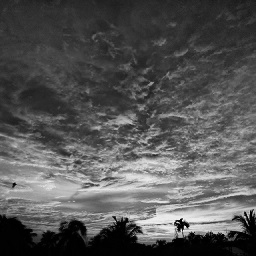
%> input picture Lab/test2.jpg, 256 x 256 px
$ octave Lab1_1.m   (GNU Octave 9; MATLAB toolbox functions it lacks are replaced by stand-ins)
%> lines starting %> are read from the running program, lines starting %| are printed output that depends on the picture
x=imread('test2.jpg');
%> x is the input picture: size 256x256x3 uint8; min 0, max 246, mean 85
gray_x=rgb2gray(x);

double_x=im2double(gray_x);

o1 = 2*(log(1+double_x));
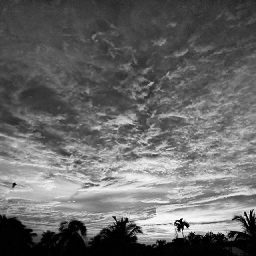
%> o1: size 256x256 double; min 0, max 1.35, mean 0.552; drawn with min black and max white
o2 = 3*(log(1+double_x));
o3 = 4*(log(1+double_x));

subplot(2,2,1),imshow(gray_x);title('Original grey image');
subplot(2,2,2),imshow(o1);title('Output scaling factor 2');
%> after `imshow(o1)`:
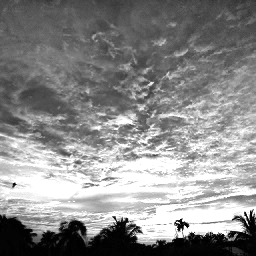
%> displayed picture: size 256x256, on the screen's scale of 0 to 255; min 0, max 255, mean 137.7
subplot(2,2,3),imshow(o2);title('Output scaling factor 3');
%> after `imshow(o2)`:
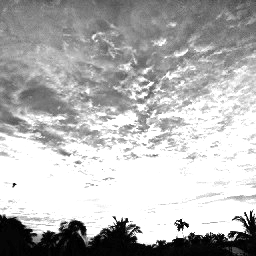
%> displayed picture: size 256x256, on the screen's scale of 0 to 255; min 0, max 255, mean 179.8
subplot(2,2,4),imshow(o3);title('Output scaling factor 4');
%> after `imshow(o3)`:
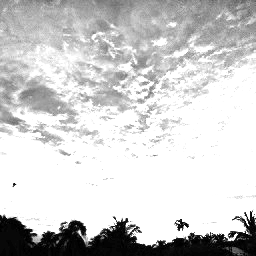
%> displayed picture: size 256x256, on the screen's scale of 0 to 255; min 0, max 255, mean 205.4
